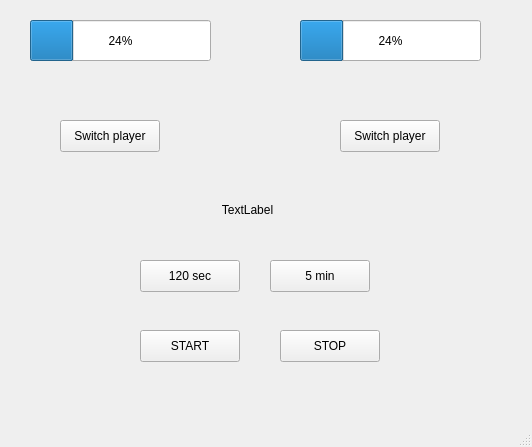
<?xml version="1.0" encoding="UTF-8"?>
<ui version="4.0">
 <class>MainWindow</class>
 <widget class="QMainWindow" name="MainWindow">
  <property name="geometry">
   <rect>
    <x>0</x>
    <y>0</y>
    <width>532</width>
    <height>447</height>
   </rect>
  </property>
  <property name="windowTitle">
   <string>MainWindow</string>
  </property>
  <widget class="QWidget" name="centralwidget">
   <widget class="QProgressBar" name="progressBar1">
    <property name="geometry">
     <rect>
      <x>30</x>
      <y>20</y>
      <width>181</width>
      <height>41</height>
     </rect>
    </property>
    <property name="value">
     <number>24</number>
    </property>
   </widget>
   <widget class="QProgressBar" name="progressBar2">
    <property name="geometry">
     <rect>
      <x>300</x>
      <y>20</y>
      <width>181</width>
      <height>41</height>
     </rect>
    </property>
    <property name="value">
     <number>24</number>
    </property>
   </widget>
   <widget class="QLabel" name="label">
    <property name="geometry">
     <rect>
      <x>67</x>
      <y>200</y>
      <width>361</width>
      <height>20</height>
     </rect>
    </property>
    <property name="text">
     <string>TextLabel</string>
    </property>
    <property name="alignment">
     <set>Qt::AlignmentFlag::AlignCenter</set>
    </property>
   </widget>
   <widget class="QPushButton" name="switchPlayer1">
    <property name="geometry">
     <rect>
      <x>60</x>
      <y>120</y>
      <width>100</width>
      <height>32</height>
     </rect>
    </property>
    <property name="text">
     <string>Switch player</string>
    </property>
   </widget>
   <widget class="QPushButton" name="switchPlayer2">
    <property name="geometry">
     <rect>
      <x>340</x>
      <y>120</y>
      <width>100</width>
      <height>32</height>
     </rect>
    </property>
    <property name="text">
     <string>Switch player</string>
    </property>
   </widget>
   <widget class="QPushButton" name="shortGame">
    <property name="geometry">
     <rect>
      <x>140</x>
      <y>260</y>
      <width>100</width>
      <height>32</height>
     </rect>
    </property>
    <property name="text">
     <string>120 sec</string>
    </property>
   </widget>
   <widget class="QPushButton" name="longGame">
    <property name="geometry">
     <rect>
      <x>270</x>
      <y>260</y>
      <width>100</width>
      <height>32</height>
     </rect>
    </property>
    <property name="text">
     <string>5 min</string>
    </property>
   </widget>
   <widget class="QPushButton" name="startButton">
    <property name="geometry">
     <rect>
      <x>140</x>
      <y>330</y>
      <width>100</width>
      <height>32</height>
     </rect>
    </property>
    <property name="text">
     <string>START</string>
    </property>
   </widget>
   <widget class="QPushButton" name="stopButton">
    <property name="geometry">
     <rect>
      <x>280</x>
      <y>330</y>
      <width>100</width>
      <height>32</height>
     </rect>
    </property>
    <property name="text">
     <string>STOP</string>
    </property>
   </widget>
  </widget>
  <widget class="QMenuBar" name="menubar">
   <property name="geometry">
    <rect>
     <x>0</x>
     <y>0</y>
     <width>532</width>
     <height>24</height>
    </rect>
   </property>
  </widget>
  <widget class="QStatusBar" name="statusbar"/>
 </widget>
 <resources/>
 <connections/>
</ui>
